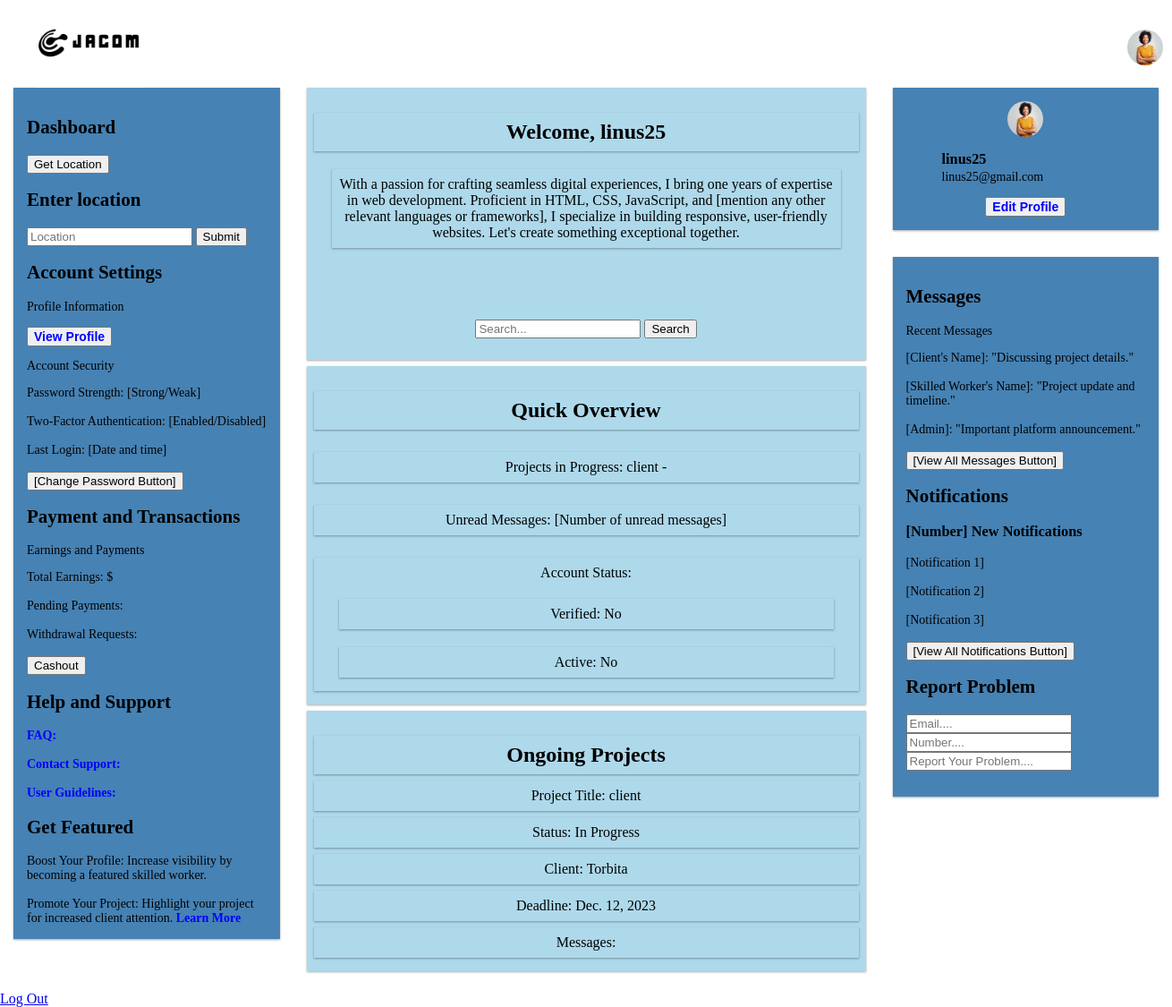
The page /dashboard_page (signed in) on the database its author committed.
### users_accounts/models.py (models this page shows, shortened)
class UserProfile(models.Model):
    user = models.ForeignKey(User, on_delete=models.CASCADE)
    first_name = models.CharField(max_length=30)
    last_name = models.CharField(max_length=30)
    email = models.EmailField(unique=True)
    profile_pictures = models.ImageField(unique=True, default='img.png', upload_to='pics')
    work_bio = models.TextField(default='write a short bio about yourself')
    mobile_number = models.IntegerField(default="123...")
    dob = models.DateField()
    GENDER_CHOICES = [
        ('Male', 'Male'),
        ('Female', 'Female')
    ]
    gender = models.CharField(max_length=200, choices=GENDER_CHOICES, default="Gender")
    category = models.ForeignKey(Customer, on_delete=models.CASCADE)
    content = models.TextField(default="search content")
    user = models.OneToOneField(User, on_delete=models.CASCADE)
    is_verified = models.BooleanField(default=False)
    is_active = models.BooleanField(default=False)
    STATUS_CHOICES = [
        ('In Progress', 'In Progress'),
        ('Completed', 'Completed'),
        ('On Hold', 'On Hold'),
    ]
    client = models.CharField(max_length=100)
    deadline = models.DateField(default="Deadline")
    title = models.CharField(max_length=255, default="Job Title")
    status = models.CharField(max_length=200, choices=STATUS_CHOICES ,default="In Progress")

### users_accounts/views.py (the view)
# urls.py: path('dashboard_page', Dashbord.as_view(), name = 'dashboard'),
class Dashbord(TemplateView):
    template_name = 'dashboard.html'
    login_url = '/user_login'
    def get_context_data(self, **kwargs):
        context = super().get_context_data(**kwargs)
        context['user_details'] = UserProfile.objects.all()
        return context

### users_accounts/templates/dashboard.html (shortened to what this page needs)
{% extends 'base.html' %}
{% load static %}
{% block contents %}
{% for user in user_details %}
<div class="header">
    <a href="{% url 'users_accounts:dashboard' %}"><img src="{% static './images/Jacom_logo2.png' %}" height="100px" width="120px"></a>
    <a href="{% url 'users_accounts:profile' %}" style="margin-left: 1100px; margin-top: 35px;" ><img src="{{user.profile_pictures.url}}" style="border-radius: 200px;" height="40px" width="40px"/></a>
</div>
<div class="row">
    <div class="col-3 col-s-3">
        <div class="aside-2">
            <h2>Dashboard</h2>
            <button onclick="getLocation()">Get Location</button>
            <div>
                <h2>Enter location</h2>
                <form>
                  <input type="geolocation" id="location" name="location" placeholder="Location">
                  <input type="submit" onclick="getLocation()" value="Submit">
                </form>
            </div>
            <div>
                <h2>
                    Account Settings
                </h2>
                <p>
                    Profile Information
                </p>
                    <button><a href="{% url 'users_accounts:profile' %}">View Profile</a></button>
                    <p>
                        Account Security
                    </p>
                        Password Strength: [Strong/Weak]
                    <br>
                    <br>
                        Two-Factor Authentication: [Enabled/Disabled]
                    <br>
                    <br>
                        Last Login: [Date and time]
                    <br>
                    <br>
                    <button>[Change Password Button]</button>
            </div>
            <div>
                <h2>
                    Payment and Transactions
                </h2>
                <p>
                    Earnings and Payments
                </p>
                    Total Earnings: ${{ total_earnings }}
                    <br>
                    <br>
                    Pending Payments: {% for payment in user_pending_payments %} {{ payment.amount }} {% endfor %}
                    <br>
                    <br>
                    Withdrawal Requests:
                    <form method="post" action="{% url 'users_accounts:withdrawals' %}">
                        <br>
                        <button type="submit">Cashout</button>
                    </form> {% for request in pending_withdrawal_requests %} {{ request.amount }} {% endfor %}
            </div>
            <div>
                <h2>
                    Help and Support
                </h2>
                        <a href="{% url 'users_accounts:faqpage' %}">FAQ:</a>
                    <br>
                    <br>
                        <a href="{% url 'users_accounts:contact' %}">Contact Support:</a>
                    <br>
                    <br>
                        <a href="{% url 'users_accounts:functioning' %}">User Guidelines:</a>
            </div>
            <div>
                <h2>
                    Get Featured
                </h2>
                        Boost Your Profile: Increase visibility by becoming a featured skilled worker.
                    <br>
                    <br>
                        Promote Your Project: Highlight your project for increased client attention.
                <a href="{% url 'users_accounts:about' %}">Learn More</a>
            </div>
        </div>
    </div>
    <div class="col-6 col-s-6 menu">
        <ul>
            <li>
                <h2>Welcome, {{request.user.username}}</h2>
                <p>{{user.work_bio}}</p>
                <div>
                    <div class="search">
                        <form action="{% url 'users_accounts:search' %}" method="GET">
                            <input type="text" name="q" placeholder="Search...">
                            <button type="submit">Search</button>
                        </form>
                    </div>
                </div>
            </li>
            <li>
                <div>
                    <h2>Quick Overview</h2>
                     <ul>
                        <br>
                        <li>Projects in Progress: {{ user.title }} - {{ user.ongoing_jobs_count }}</li>
                        <br>
                        <li>Unread Messages: [Number of unread messages]</li>
                        <br>
                        <li>Account Status:
                            <p>
                                Verified: {% if user_profile.is_verified %}Yes{% else %}No{% endif %}
                            </p>
                            <p>
                                Active: {% if user_profile.is_active %}Yes{% else %}No{% endif %}
                            </p>
                        </li>
                    </ul>
                </div>
            </li>
            <li>
                <div>
                    <h2>
                        Ongoing Projects
                    </h2>
                    <ul>
                        <li>
                            Project Title: {{ user.title }}
                        </li>
                        <li>
                            Status: {{ user.status }}
                        </li>
                        <li>
                            Client: {{ user.client }}
                        </li>
                        <li>
                            Deadline: {{ user.deadline }}
                        </li>
                        <li>
                            Messages:
                        </li>
                    </ul>
        </ul>
    </div>
    <div class="col-3 col-s-9">
        <div class="aside">
            <img src="{{user.profile_pictures.url}}" style="border-radius: 200px; width: 40px; height: 40px;"/>
            <ul>
                <li>
                    <h3>{{request.user.username}}</h3>
                </li>
                <li>
                    {{user.email}}
                </li>
            </ul>
            <button><a href="{% url 'users_accounts:update' pk=user.id %}">Edit Profile</a></button>
        </div>
    </div>
    <div class="col-3 col-s-12">
        <div class="aside-3">
            <div>
                <h2>
                    Messages
                </h2>
                <p>
                    Recent Messages
                </p>
                        [Client's Name]: "Discussing project details."
                    <br>
                    <br>
                        [Skilled Worker's Name]: "Project update and timeline."
                    <br>
                    <br>
                        [Admin]: "Important platform announcement."
                    <br>
                    <br>
                <button>[View All Messages Button]</button>
            </div>
            <div>
                <h2>
                    Notifications
                </h2>
                <h3>
                    [Number] New Notifications
                </h3>
                        [Notification 1]
                    <br>
                    <br>
                        [Notification 2]
                    <br>
                    <br>
                        [Notification 3]
                    <br>
                    <br>
                <button>[View All Notifications Button]</button>
            </div>
            <h2>Report Problem</h2>
            <p>
                <form>
                    <label>
                        <input type="email" placeholder="Email....">
                    </label>
                    <label>
                        <input type="number" placeholder="Number....">
                    </label>
                    <label>
                        <input type="text" placeholder="Report Your Problem....">
                    </label>
                </form>
            </p>
        </div>
    </div>
</div>
        <div>
            <a href="{% url 'users_accounts:logout' %}">Log Out</a>
        </div>
{% endfor %}
{% endblock %}

### static/css/style.css (style rules this page uses)
* { box-sizing: border-box; }
body { background-color: white; color: black; margin: 0px; padding: 0px; border: 0px; }
.headerbar, li { display: flex; text-align: center; text-decoration: none; }
.row::after { content: ""; clear: both; display: table; }
.row { margin-top: -15px; }
[class*="col-"] { float: left; padding: 15px; }
.header { color: yellow; padding: 0px; margin-left: 40px; display: flex; margin-top: -2px; }
.menu ul { list-style-type: none; margin: 0; padding: 0; display: inline; }
.menu li { padding: 8px; margin-bottom: 7px; background-color: rgb(174, 217, 235); color: black; box-shadow: 0 1px 3px rgba(0,0,0,0.12), 0 1px 2px rgba(0,0,0,0.24); display: block; }
.aside { background-color: steelblue; padding: 15px; text-align: center; font-size: 14px; box-shadow: 0 1px 3px rgba(0,0,0,0.12), 0 1px 2px rgba(0,0,0,0.24); }
.aside li { margin-top: -15; }
.aside-2 { background-color: steelblue; padding: 15px; font-size: 14px; box-shadow: 0 1px 3px rgba(0,0,0,0.12), 0 1px 2px rgba(0,0,0,0.24); }
.aside-3 { background-color: steelblue; padding: 15px; font-size: 14px; box-shadow: 0 1px 3px rgba(0,0,0,0.12), 0 1px 2px rgba(0,0,0,0.24); position: relative; left: 0px; }
.menu p { margin: 20px; padding: 8px; margin-bottom: 7px; background-color: rgb(174, 217, 235); color: black; box-shadow: 0 1px 3px rgba(0,0,0,0.12), 0 1px 2px rgba(0,0,0,0.24); display: block; }
.menu h2 { padding: 8px; margin-bottom: 7px; background-color: rgb(174, 217, 235); color: black; box-shadow: 0 1px 3px rgba(0,0,0,0.12), 0 1px 2px rgba(0,0,0,0.24); display: block; }
.row a { text-decoration: none; color: blue; font-size: 14px; font-weight: 600; }
.search { margin-top: 80px; margin-left: 0; }
@media only screen and (min-width: 768px) { .col-3 { width: 25%; } }
@media only screen and (min-width: 768px) { .col-6 { width: 50%; } }

### rows shown on the page
UserProfile: profile_pictures (picture), work_bio "With a passion for crafting seamless digital experiences, I bring one years of expertise in web development. Proficient in HTML, CSS, JavaScript, and [mention any other relevant languages or frameworks], I specialize in building responsive, user-friendly websites. Let's create something exceptional together.", title "client", status "In Progress", client "Torbita", deadline "Dec. 12, 2023", email "linus25@gmail.com"

### other values the page prints
{{ request.user.username }} "linus25"
